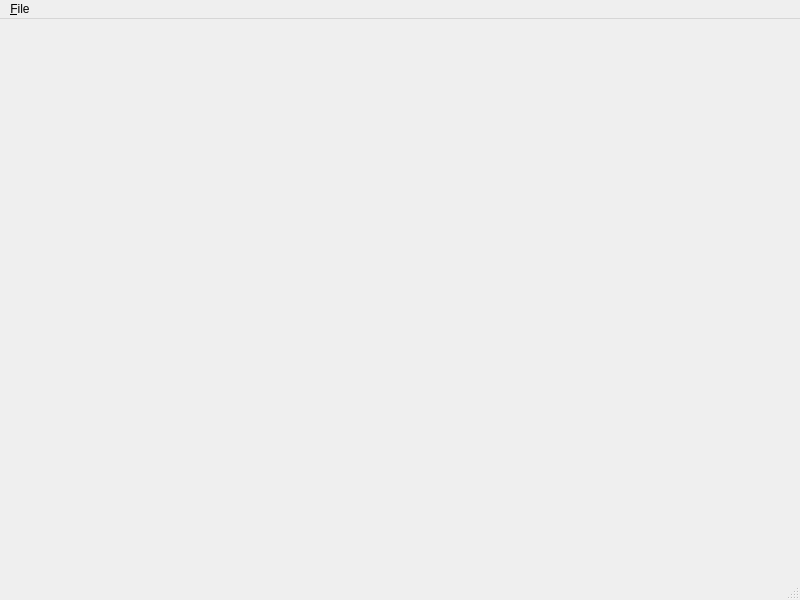
<?xml version="1.0" encoding="UTF-8"?>
<ui version="4.0">
 <class>MainWindow</class>
 <widget class="QMainWindow" name="MainWindow">
  <property name="geometry">
   <rect>
    <x>0</x>
    <y>0</y>
    <width>800</width>
    <height>600</height>
   </rect>
  </property>
  <property name="windowTitle">
   <string>Computer Aided Geometric Design | Curve and surface modeling | Simple Qt-Framework | Spring, 2022</string>
  </property>
  <widget class="QWidget" name="centralwidget"/>
  <widget class="QMenuBar" name="menubar">
   <property name="geometry">
    <rect>
     <x>0</x>
     <y>0</y>
     <width>800</width>
     <height>20</height>
    </rect>
   </property>
   <widget class="QMenu" name="menu_File">
    <property name="title">
     <string>&amp;File</string>
    </property>
    <addaction name="action_Quit"/>
   </widget>
   <addaction name="menu_File"/>
  </widget>
  <widget class="QStatusBar" name="statusbar"/>
  <action name="action_Quit">
   <property name="text">
    <string>&amp;Quit</string>
   </property>
   <property name="shortcut">
    <string>Ctrl+Q</string>
   </property>
  </action>
 </widget>
 <resources/>
 <connections/>
</ui>
